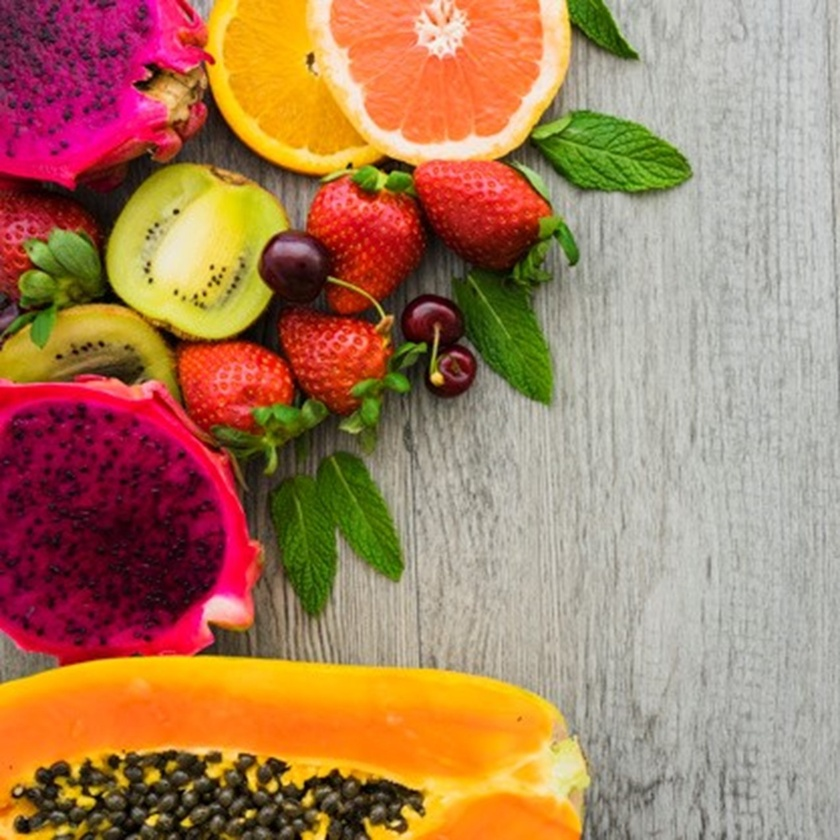
#> input picture fruit_image.jpg, 840 x 840 px, shrunk from 1274 x 1274 before the run
$ python Exercise3.py
#> lines starting #> are read from the running program, lines starting #| are printed output that depends on the picture
import matplotlib.pyplot as plt
from skimage import io, util
def show_image(image, title='Image', cmap_type='gray'):
    plt.imshow(image, cmap=cmap_type)
    plt.title(title)
    plt.axis('off')
    plt.show()
image = plt.imread('fruit_image.jpg')
#> image is the input picture: shape (840, 840, 3); mean R, G, B 170.1, 126.7, 94
noisy_image = util.random_noise(image, mode='gaussian', mean=0, var=0.08)
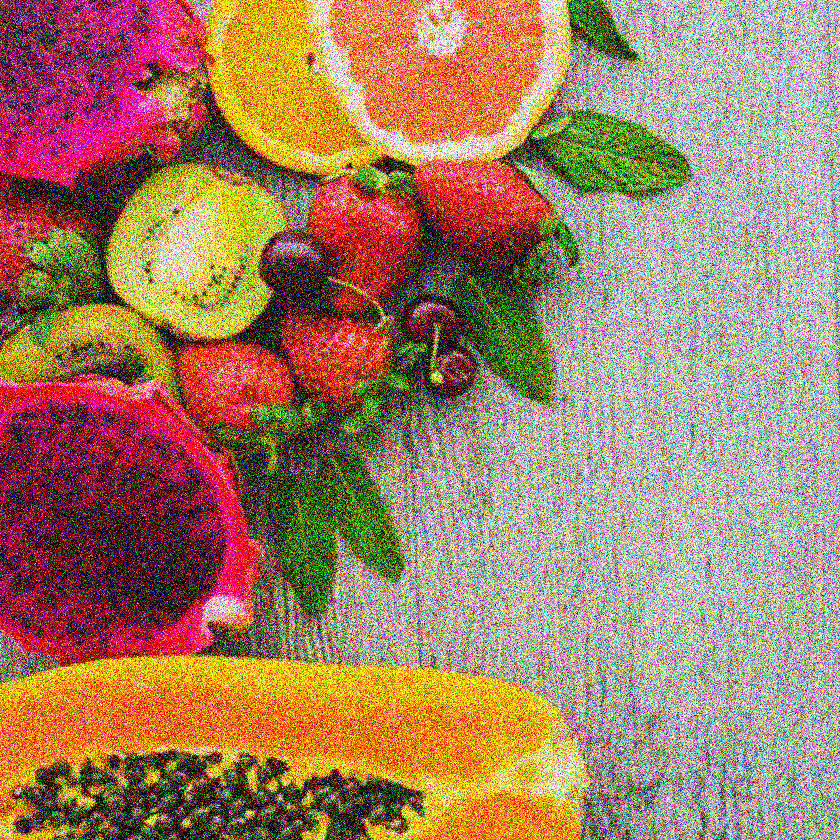
#> noisy_image: shape (840, 840, 3) float64; mean R, G, B 0.638, 0.505, 0.398
fig, (ax1, ax2) = plt.subplots(ncols=2, figsize=(8, 4))
ax1.imshow(image)
ax1.set_title('Original Image')
ax2.imshow(noisy_image)
ax2.set_title('Noisy Image')
plt.show()
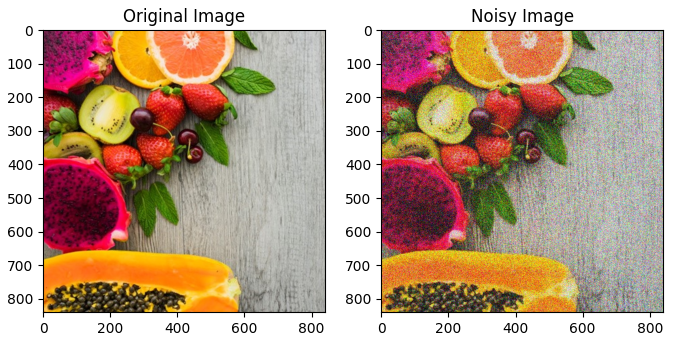
#> figure drawn by matplotlib, 2 panels

$ run again, with face_image.jpg copied over fruit_image.jpg
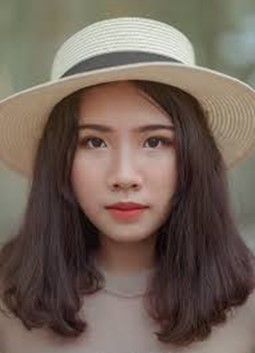
#> input picture face_image.jpg, 255 x 353 px
#> image is the input picture: shape (353, 255, 3); mean R, G, B 114.6, 99.2, 89
#> `noisy_image = util.random_noise(image, mode='gaussian', mean=0, var=0...`:
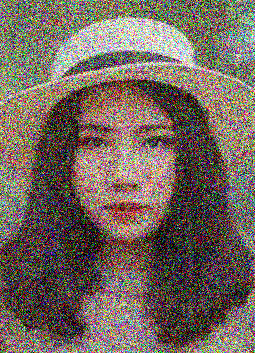
#> noisy_image: shape (353, 255, 3) float64; mean R, G, B 0.456, 0.405, 0.37
#> `plt.show()`:
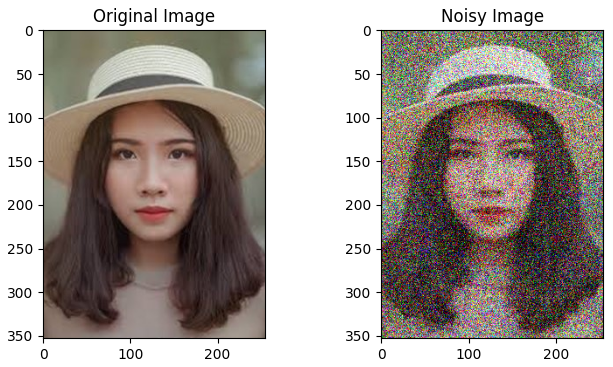
#> figure drawn by matplotlib, 2 panels

$ run again, with landscape_image.jpg copied over fruit_image.jpg
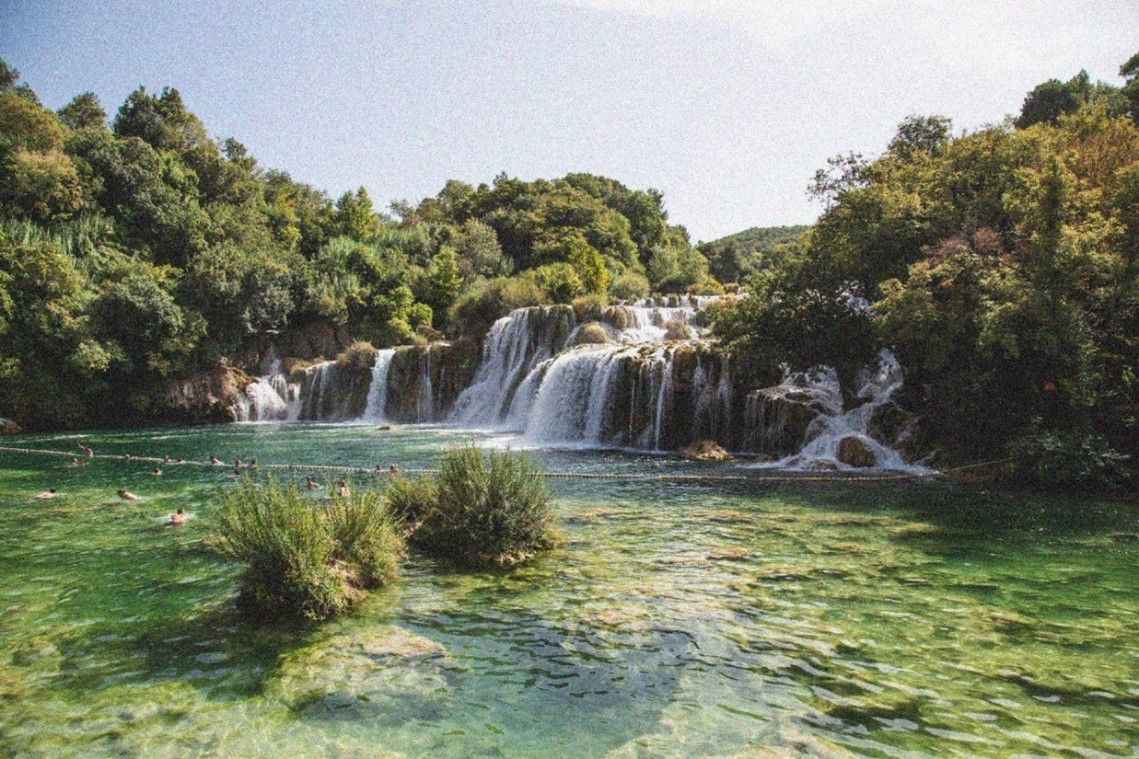
#> input picture landscape_image.jpg, 1139 x 759 px
#> image is the input picture: shape (759, 1139, 3); mean R, G, B 124.8, 130.9, 111.5
#> `noisy_image = util.random_noise(image, mode='gaussian', mean=0, var=0...`:
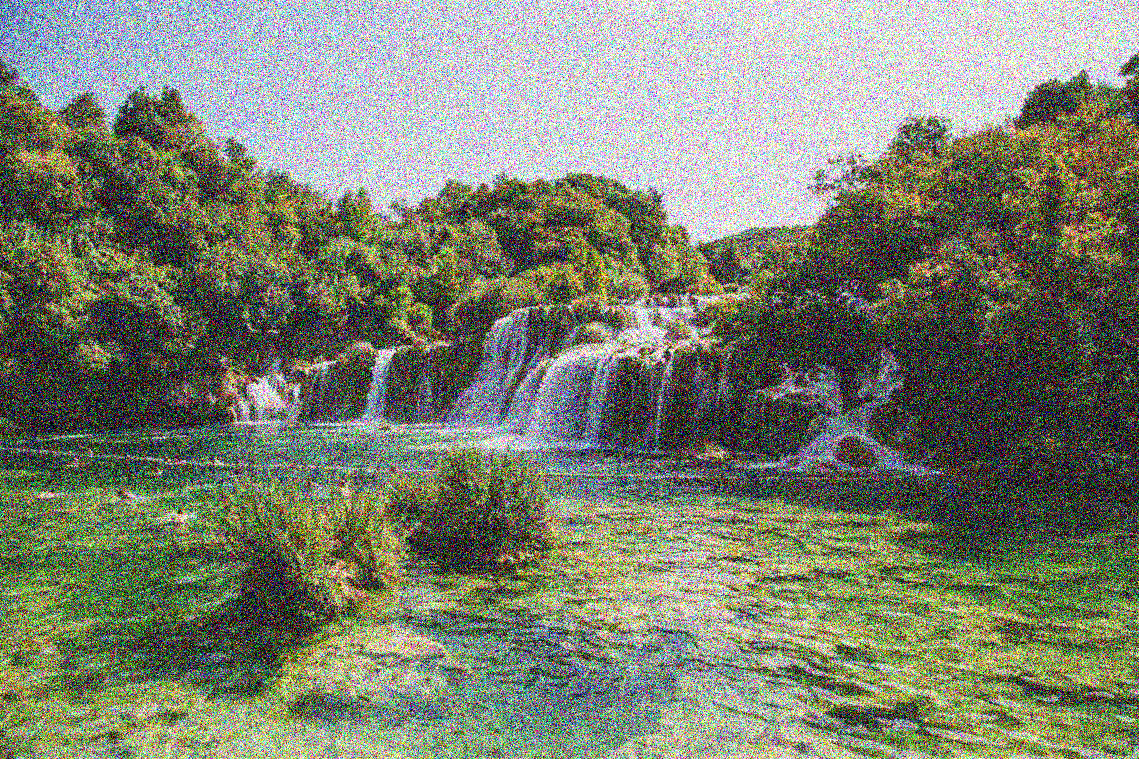
#> noisy_image: shape (759, 1139, 3) float64; mean R, G, B 0.489, 0.509, 0.442
#> `plt.show()`:
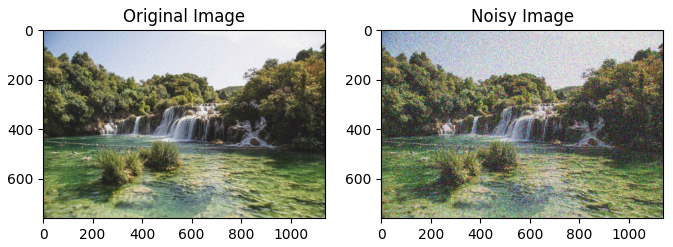
#> figure drawn by matplotlib, 2 panels
